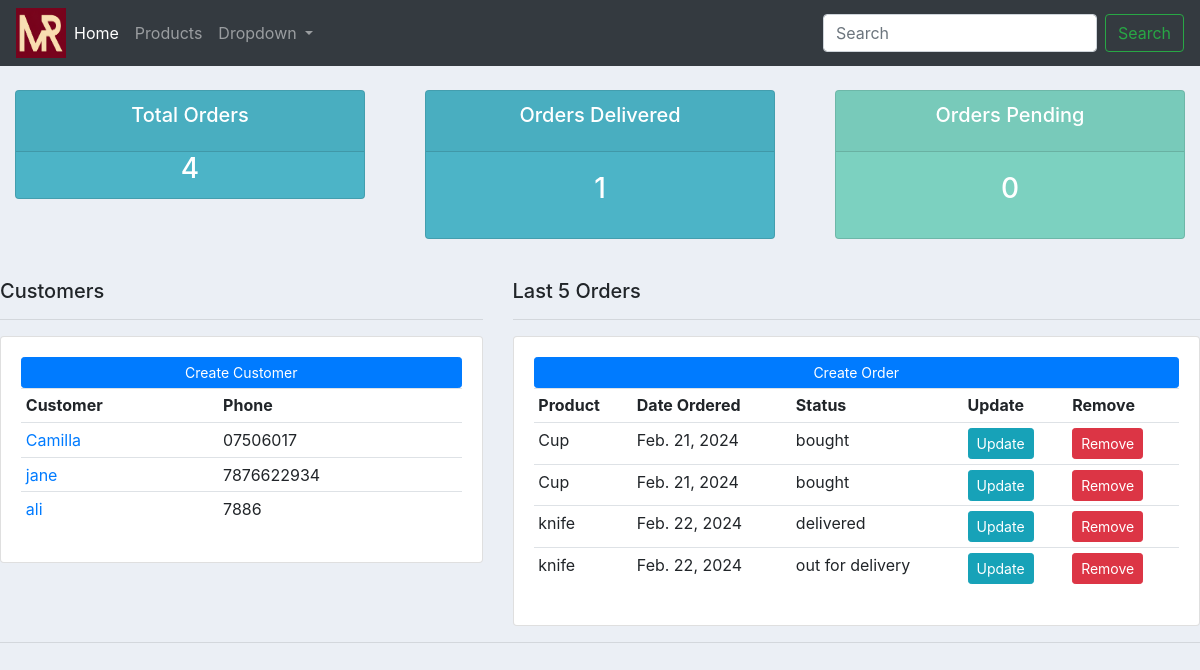
The app's page /, older data.
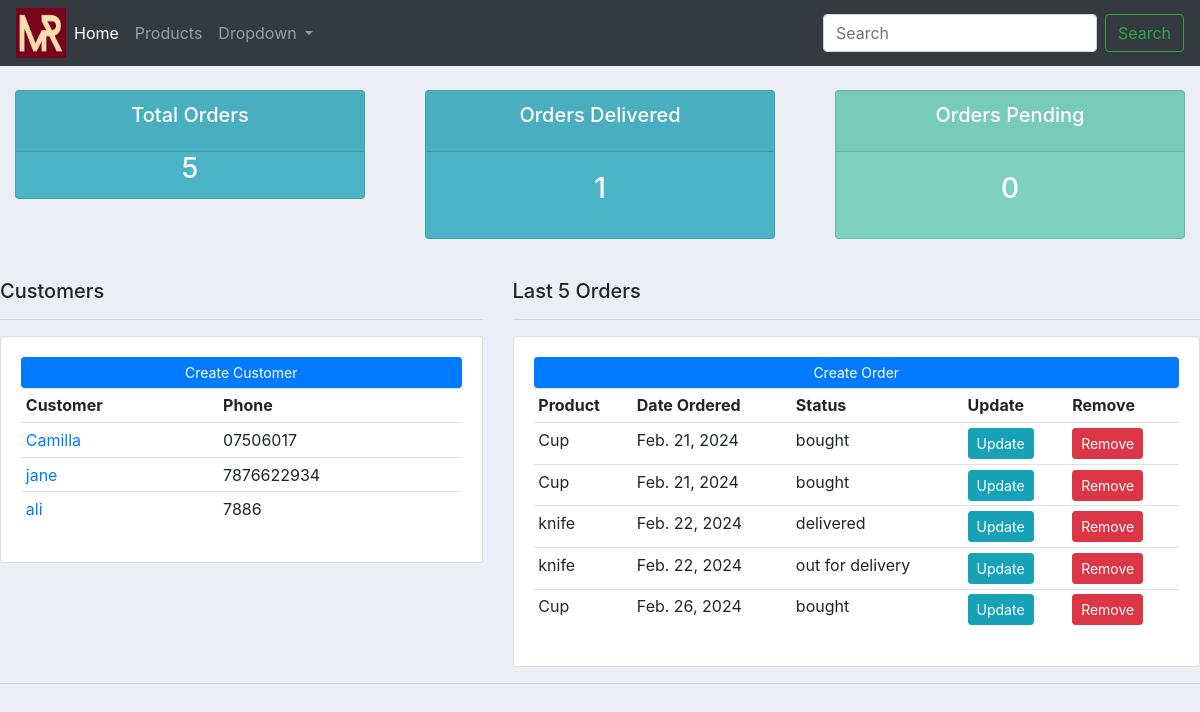
The same page, newer data.
### accountsApp/models.py (models this page shows, shortened)
class Customer(models.Model):
    name = models.CharField(max_length=200, null=True)
    phone = models.CharField(max_length=200, null=True)
    email = models.CharField(max_length=200, null=True)
    date_created = models.DateField(auto_now_add=True)

class Order(models.Model):
    STATUS = (
        ('Pending', 'Pending'),
        ('Out for delivery', 'Out for delivery'),
        ('Delivered', 'Delivered'),
    )
    customer = models.ForeignKey(Customer, null=True, on_delete=models.SET_NULL)
    product = models.ForeignKey(Product, null=True, on_delete=models.SET_NULL)
    status = models.CharField(max_length=200, null=True)
    date_created = models.DateField(auto_now_add=True)

class Product(models.Model):
    CATEGORY = (
        ('Indoor', 'Indoor'),
        ('Outdoor', 'Outdoor'),
    )
    name = models.CharField(max_length=200, null=True)
    price = models.FloatField(null=True)
    category = models.CharField(max_length=200, null=True, choices=CATEGORY)
    description = models.CharField(max_length=200, null=True, blank=True)
    date_created = models.DateField(auto_now_add=True)
    tags = models.ManyToManyField(Tag)
    def __str__(self):
        return self.name

### accountsApp/views.py (the view)
# urls.py: path('', views.home, name='home'),
def home(request):
    orders = Order.objects.all()
    customers = Customer.objects.all()
    total_customers = customers.count()
    total_orders = orders.count()
    pending_orders = orders.filter(status='pending').count()
    delivered_orders = orders.filter(status='delivered').count()
    context = {'orders': orders, 'customers': customers
               , 'total_customers': total_customers, 'total_orders': total_orders
               , 'pending_orders': pending_orders, 'delivered_orders': delivered_orders}
    return render(request, '../templates/dashboard.html', context)

### templates/dashboard.html
{% extends 'main.html' %}
{% block content %}
    {% include 'status.html' %}
<br>
    <div class="row">
        <div class="col-md-5">
            <h5>Customers</h5>
            <hr>
            <div class="card card-body">
                <a class="btn btn-primary btn-sm btn-block" href="">Create Customer</a>
                <table class="table table-sm">
                    <tr>
                        <th>Customer</th>
                        <th>Phone</th>
                    </tr>
                    {% for i in customers %}
                    <tr>
                        <td><a href="{% url 'customer' i.id %}">{{ i.name }}</a></td>
                        <td>{{ i.phone }}</td>
                    </tr>
                    {% endfor %}
                </table>
            </div>
        </div>
        <div class="col-md-7">
            <h5>Last 5 Orders</h5>
            <hr>
            <div class="card card-body">
                <a class="btn btn-primary btn-sm btn-block" href=" {% url 'create_order' %}">Create Order</a>
                <table class="table table-sm">
                    <tr>
                        <th>Product</th>
                        <th>Date Ordered</th>
                        <th>Status</th>
                        <th>Update</th>
                        <th>Remove</th>
                    </tr>
                    {% for i in orders %}
                    <tr>
                        <td>{{ i.product }}</td>
                        <td>{{ i.date_created }}</td>
                        <td>{{ i.status }}</td>
                        <td><a class="btn btn-sm btn-info" href="{% url 'update_order' i.id %}">Update</a></td>
                        <td><a class="btn btn-sm btn-danger" href="">Remove</a></td>
                    </tr>
                    {% endfor %}
                </table>
            </div>
        </div>
    </div>
{% endblock %}

Row changes from the older to the newer data that the page shows:
added Order: product "Cup", date_created "Feb. 26, 2024", status "bought"
Text that changed along with them:
{{ total_orders }}: "4" → "5"
